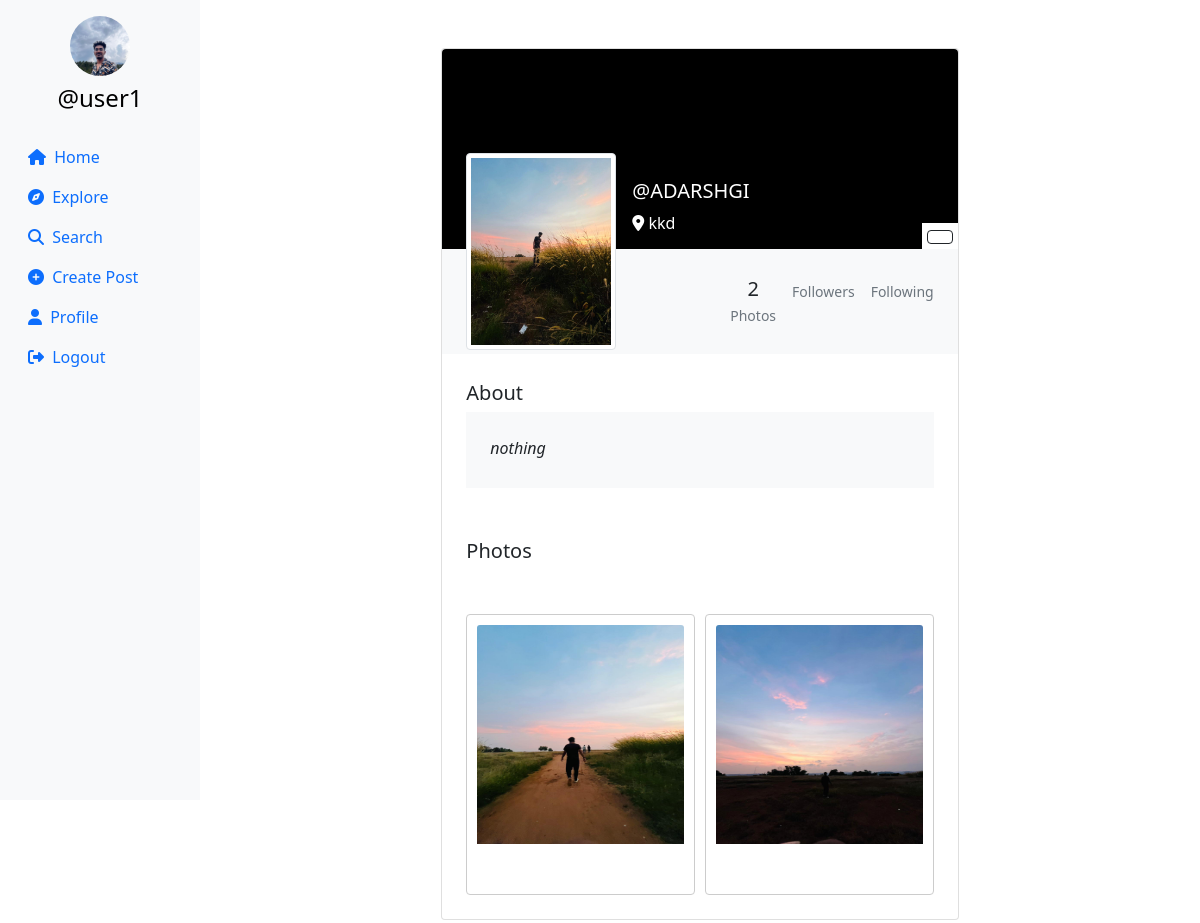
The page /profile/ADARSHGI (signed in) on the database its author committed.
### socialapp/models.py (models this page shows, shortened)
class Profile(models.Model):
     user = models.ForeignKey(User, on_delete=models.CASCADE)
     id_user = models.IntegerField(primary_key=True, default=0)
     bio = models.TextField(blank=True, default='')
     profileimg = models.ImageField(upload_to='profile_images', default='')
     location = models.CharField(max_length=100, blank=True, default='')

class Post(models.Model):
    id=models.UUIDField(primary_key=True,default=uuid.uuid4)
    user=models.CharField(max_length=100)
    image=models.ImageField(upload_to='post_image',blank=False, null=False)
    caption=models.TextField()
    created_at=models.DateTimeField(default=datetime.now)
    no_of_likes=models.IntegerField(default=0)

### socialapp/views.py (the view, shortened to what this page needs)
# urls.py: path('profile/<str:id_user>',views.profile,name='profile'),
@login_required(login_url='/loginn')
def profile(request,id_user):
    user_object=User.objects.get(username=id_user)
    profile=Profile.objects.get(user=request.user)
    user_profile=Profile.objects.get(user=user_object)
    user_post=Post.objects.filter(user=id_user).order_by('-created_at')
    user_post_length=len(user_post)
    context={
        'user_object':user_object,
        'user_profile':user_profile,
        "user_post":user_post,
        'user_post_length':user_post_length,
        'profile':profile
    }
    return render(request,'profile.html',context)

### templates/profile.html (shortened to what this page needs)
{% load static %}
<!DOCTYPE html>
<html lang="en">
<head>
    <link rel="stylesheet" href="https://maxcdn.bootstrapcdn.com/bootstrap/4.5.2/css/bootstrap.min.css">
    <link href="https://cdn.jsdelivr.net/npm/bootstrap@5.0.2/dist/css/bootstrap.min.css" rel="stylesheet"
>
    <link rel="stylesheet" href="{% static 'css/app.css' %}">
</head>
<body>
    {% load static %}
    <div class="container-fluid">
        <div class="row">
            <nav class="col-md-2 d-none d-md-block sidebar" style="position: fixed;">
                <div class="text-center mt-3">
                    {% if profile.profileimg %}
        <img src="{{ profile.profileimg.url }}" alt="Profile Picture" class="profile-pic">
    {% else %}
        <img src="{% static 'path/to/placeholder/image.jpg' %}" alt="Default Profile Picture" class="profile-pic">
    {% endif %}
                    <h4 class="mt-2"><a href="/profile/{{user}}" style="text-decoration:none;">@{{user}}</a></h4>
                </div>
                <ul class="nav flex-column mt-4">
                    <li class="nav-item">
                        <a class="nav-link active" href="/">
                            <i class="fa-solid fa-house mr-1"></i> Home
                        </a>
                    </li>
                    <li class="nav-item">
                        <a class="nav-link" href="/explore">
                            <i class="fa-solid fa-compass mr-1"></i> Explore
                        </a>
                    </li>
                    <li class="nav-item">
                        <a class="nav-link" href="#" data-bs-toggle="modal" data-bs-target="#exampleModal3">
                            <i class="fa-solid fa-magnifying-glass mr-1"></i> Search
                        </a>
                    </li>
                    <li class="nav-item">
                        <a class="nav-link" href="#" data-bs-toggle="modal" data-bs-target="#exampleModal2"
                            data-bs-whatever="@getbootstrap">
                            <i class="fa-solid fa-circle-plus mr-1"></i> Create Post
                        </a>
                    </li>
                    <li class="nav-item">
                        <a class="nav-link" href="/profile/{{user}}">
                            <i class="fa-solid fa-user mr-1"></i> Profile
                        </a>
                    </li>
                    <li class="nav-item">
                        <a class="nav-link" href="/logoutt">
                            <i class="fa-solid fa-right-from-bracket mr-1"></i> Logout
                        </a>
                    </li>
                </ul>
            </nav>
            {% load static %}
            <main role="main" class="col-md-9 ml-sm-auto col-lg-10 px-md-4">
                <section class="gradient-custom-2">
                    <div class="container py-5">
                        <div class="row d-flex justify-content-center align-items-center h-100">
                            <div class="col col-lg-9 col-xl-7">
                                <div class="card">
                                    <div class="rounded-top text-white d-flex flex-row"
                                        style="background:black; height:200px;">
                                        <div class="ms-4  d-flex flex-column" style="width: 150px; margin-top:5rem;">
                                            {% if user_profile.profileimg %}
                                            <img src="{{ user_profile.profileimg.url }}" alt="Profile Image" class="img-fluid img-thumbnail mt-4 mb-2" style="width: 150px; z-index: 1">
                                        {% else %}
                                            <p>No profile image available</p>
                                        {% endif %}
                                        </div>
                                        <div class="ms-3" style="margin-top: 130px;">
                                            <h5>@{{user_profile.user}}</h5>
                                            <p><i class="fa-solid fa-location-dot"></i> {{user_profile.location}}</p>
                                        </div>
                                        <div style="margin-inline-start: auto; margin-top: auto;background:white;">
                                        <form action="/follow" method="POST">
                                            {% csrf_token %}  {% if user != user_profile.user %}
                                            <button type="submit" class="btn btn-outline-dark"
                                                data-mdb-ripple-color="dark" style="z-index: 1; margin: 5px;"
                                                data-bs-toggle="modal" data-bs-target="#exampleModal1"
                                                data-bs-whatever="@getbootstrap">
                                            </button>
                                            {% endif %}
</form>
                                        </div>
                                    </div>
                                    <div class="p-4 text-black" style="background-color: #f8f9fa;">
                                        <div class="d-flex justify-content-end text-center py-1">
                                            <div>
                                                <p class="mb-1 h5">{{user_post_length}}</p>
                                                <p class="small text-muted mb-0">Photos</p>
                                            </div>
                                            <div class="px-3">
                                                <p class="small text-muted mb-0">Followers</p>
                                            </div>
                                            <div>
                                                <p class="small text-muted mb-0">Following</p>
                                            </div>
                                        </div>
                                    </div>
                                    <div class="card-body p-4 text-black">
                                        <div class="mb-5">
                                            <p class="lead fw-normal mb-1">About</p>
                                            <div class="p-4" style="background-color: #f8f9fa;">
                                                <p class="font-italic mb-1">{{user_profile.bio}}</p>
                                            </div>
                                        </div>
                                        <div class="mb-5">
                                            <p class="lead fw-normal mb-1">Photos</p>
                                        </div>
                                        <div class="image-grid">
                                            {% for pos in user_post %}
                                            <div class="card image-item">
                                                <img src="{{pos.image.url}}" class="card-img-top" alt="..."
                                                    style="width: 219px;height: 219px;">
                                                <div class="card-body">
                                                </div>
                                            </div>
                                            {% endfor %}
                                        </div>
                                    </div>
                                </div>
                            </div>
                        </div>
                    </div>
                </section>
            </main>
        </div>
    </div>
</body>
</html>

### static/css/app.css (style rules this page uses)
.sidebar { background-color: #f8f9fa; height: 100vh; color: black; }
.profile-pic { width: 60px; height: 60px; border-radius: 50%; object-fit: cover; }
a { color: black; }

### templates/profile.html (style rules this page uses)
.sidebar { background-color: #f8f9fa; height: 100vh; color: black; }
.profile-pic { width: 60px; height: 60px; border-radius: 50%; object-fit: cover; }
a { color: black; }
.image-grid { display: grid; grid-template-columns: repeat(auto-fill, minmax(200px, 1fr)); gap: 10px; }
.image-item { border: 1px solid #ccc; padding: 10px; }
.image-item img { max-width: 100%; height: auto; }

### rows shown on the page
Profile: profileimg (picture)
Profile: profileimg (picture), user "ADARSHGI", location "kkd", bio "nothing"
Post: image (picture)
Post: image (picture)

### other values the page prints
{{ user }} "user1"
{{ user_post_length }} "2"
